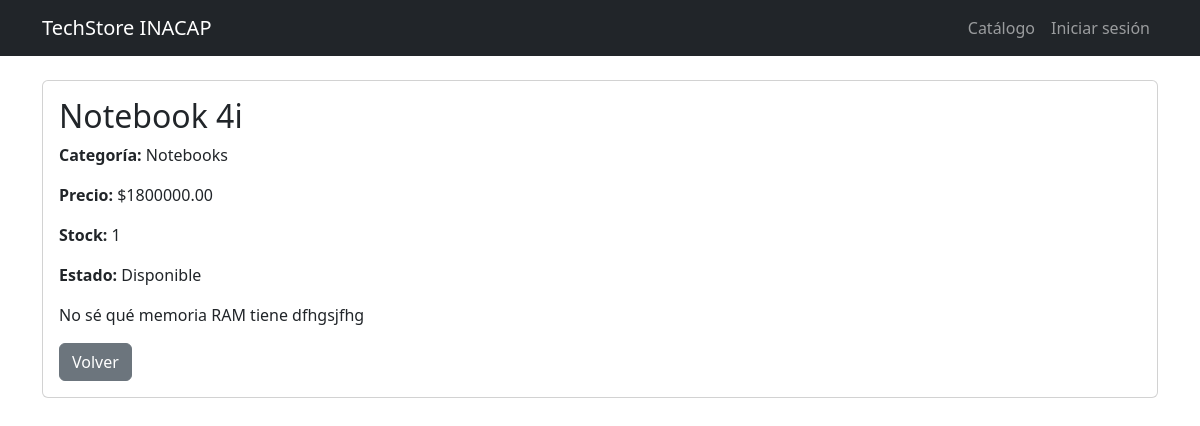
/producto/2/, run on the app's committed database.
### catalogo/models.py (models this page shows, shortened)
class Producto(models.Model):
    CATEGORIAS = [
        ('consolas', 'Consolas'),
        ('notebooks', 'Notebooks'),
        ('componentes', 'Componentes'),
        ('perifericos', 'Periféricos'),
    ]
    nombre = models.CharField(max_length=100)
    categoria = models.CharField(max_length=20, choices= CATEGORIAS)
    precio = models.DecimalField(max_digits=10, decimal_places=2)
    stock = models.IntegerField(default=0)
    descripcion = models.TextField()
    disponible = models.BooleanField(default=True)

### catalogo/views.py (the view)
# urls.py: path('producto/<int:pk>/', views.detalle_producto, name='detalle_producto'),
def detalle_producto(request, pk):
    producto = get_object_or_404(Producto, pk=pk)
    return render(request, 'catalogo/detalle.html', {'producto': producto})

### catalogo/templates/catalogo/detalle.html
{% extends 'base.html' %}
{% block content %}
<div class="card">
  <div class="card-body">
    <h2>{{ producto.nombre }}</h2>
    <p><strong>Categoría:</strong> {{ producto.get_categoria_display }}</p>
    <p><strong>Precio:</strong> ${{ producto.precio }}</p>
    <p><strong>Stock:</strong> {{ producto.stock }}</p>
    <p><strong>Estado:</strong> {% if producto.disponible %}Disponible{% else %}Agotado{% endif %}</p>
    <p>{{ producto.descripcion|linebreaks }}</p>
    <a href="{% url 'catalogo' %}" class="btn btn-secondary">Volver</a>
  </div>
</div>
{% endblock %}

### data on the page
Producto: nombre "Notebook 4i", categoria "Notebooks", precio "1800000.00", stock "1", descripcion "No sé qué memoria RAM tiene dfhgsjfhg"
